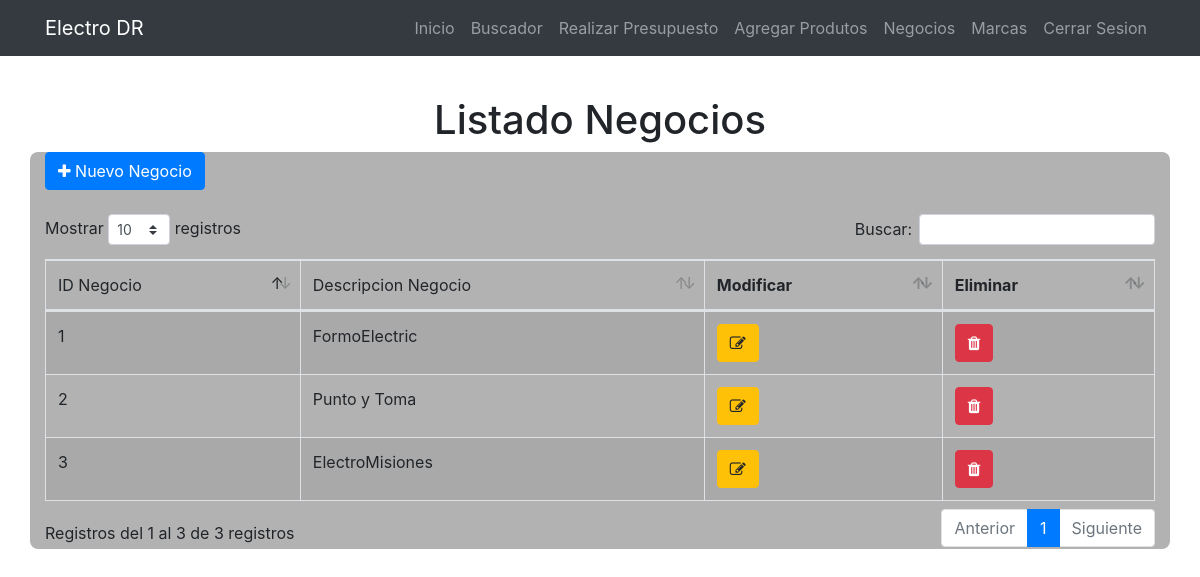
Before: /mod_negocios/index.php with the older database file.
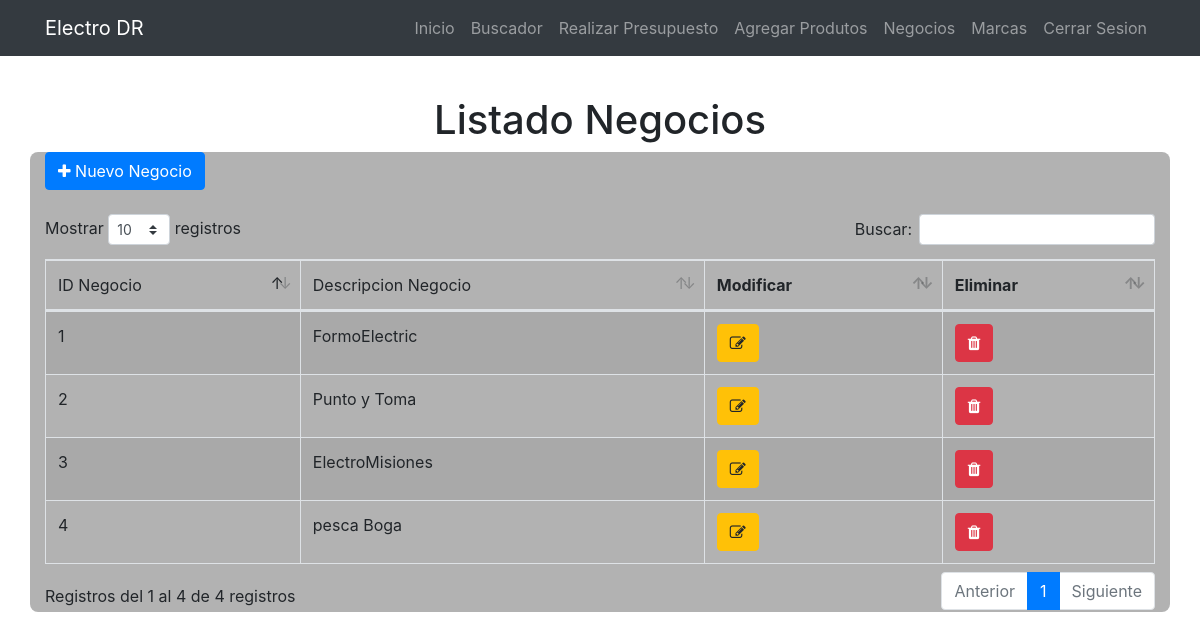
After: the same page with the newer database file.
### tables this page shows
CREATE TABLE `negocio` (
  `id_negocio` int(4) NOT NULL,
  `descrip_negocio` varchar(100) NOT NULL
);

### mod_negocios/index.php (the view, shortened to what this page needs)
<?php require_once '../layouts/head.php'; ?>
<div class="container">
	<h1 class="page-header text-center">Listado Negocios</h1>
	<div class="row">
		<div class="col-xs-12 col-sm-12 col-md-12 col-lg-12" style="background-color: rgb(0,0,0,0.30); border-radius: 0.50rem;">
			<div>
				<a href="nuevaNegocios.php" class="btn btn-primary"><span class="fa fa-plus"></span> Nuevo Negocio</a>
			</div>
			<br>
			<div>
				<table id="myTable" class="table table-bordered table-striped display wrap" width="100%">
					<thead>
						<td>ID Negocio</td>
						<td>Descripcion Negocio</td>
						<th>Modificar</th>
						<th>Eliminar</th>
					</thead>
					<tbody>
						<?php
						include_once('../conexion/conexion.php');
						$sql = "SELECT * FROM negocio";
						$query = $conexion->query($sql);
						while($row = $query->fetch_assoc()){
							echo
							"<tr>
							<td>".$row['id_negocio']."</td>
							<td>".$row['descrip_negocio']."</td>";
							echo "
							<td>
							<a href='editarNegocios.php?id_negocio=".$row['id_negocio']."' class='btn btn-warning btn-xm'><span class='fa fa-edit'></span></a>
							</td>
							<td>
							<a href='eliminarNegocios.php?id_negocio=".$row['id_negocio']."' class='btn btn-danger btn-xm'><span class='fa fa-trash'></span></a>
							</td>
							</tr>";
						}
						?>
					</tbody>
				</table>
			</div>
		</div>
	</div>
</div>
<?php require_once '../layouts/footer.php'; ?>

Changed rows visible on the page:
added negocio: id_negocio "4", descrip_negocio "pesca Boga"
Other visible differences:
text written by a page script: "Mostrar registros Buscar: Registros del 1 al 3 de 3 registros Anterior 1 Siguiente" → "Mostrar registros Buscar: Registros del 1 al 4 de 4 registros Anterior 1 Siguiente"
